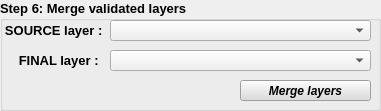
    <widget class="QGroupBox" name="groupBox_15">
     <property name="geometry">
      <rect>
       <x>30</x>
       <y>260</y>
       <width>381</width>
       <height>111</height>
      </rect>
     </property>
     <property name="font">
      <font>
       <pointsize>10</pointsize>
       <weight>75</weight>
       <bold>true</bold>
      </font>
     </property>
     <property name="title">
      <string>Step 6: Merge validated layers</string>
     </property>
     <widget class="QLabel" name="label_20">
      <property name="geometry">
       <rect>
        <x>0</x>
        <y>10</y>
        <width>111</width>
        <height>41</height>
       </rect>
      </property>
      <property name="styleSheet">
       <string notr="true">font-family: Arial; 
font-size: 13px;
</string>
      </property>
      <property name="text">
       <string>SOURCE layer : </string>
      </property>
      <property name="alignment">
       <set>Qt::AlignCenter</set>
      </property>
     </widget>
     <widget class="QLabel" name="label_21">
      <property name="geometry">
       <rect>
        <x>10</x>
        <y>40</y>
        <width>101</width>
        <height>41</height>
       </rect>
      </property>
      <property name="styleSheet">
       <string notr="true">font-family: Arial; 
font-size: 13px;
</string>
      </property>
      <property name="text">
       <string>FINAL layer : </string>
      </property>
      <property name="alignment">
       <set>Qt::AlignCenter</set>
      </property>
     </widget>
     <widget class="QComboBox" name="comboBox_merge1_2">
      <property name="geometry">
       <rect>
        <x>110</x>
        <y>20</y>
        <width>261</width>
        <height>21</height>
       </rect>
      </property>
     </widget>
     <widget class="QComboBox" name="comboBox_merge2_2">
      <property name="geometry">
       <rect>
        <x>110</x>
        <y>50</y>
        <width>261</width>
        <height>21</height>
       </rect>
      </property>
     </widget>
     <widget class="QPushButton" name="merge_layers_pushButton_2">
      <property name="geometry">
       <rect>
        <x>240</x>
        <y>80</y>
        <width>131</width>
        <height>21</height>
       </rect>
      </property>
      <property name="styleSheet">
       <string notr="true">background-color: rgb(220, 220, 220);
font-weight: bold;
font-style: italic;
font-family: Arial; 
font-size: 12px;</string>
      </property>
      <property name="text">
       <string>Merge layers</string>
      </property>
     </widget>
    </widget>
